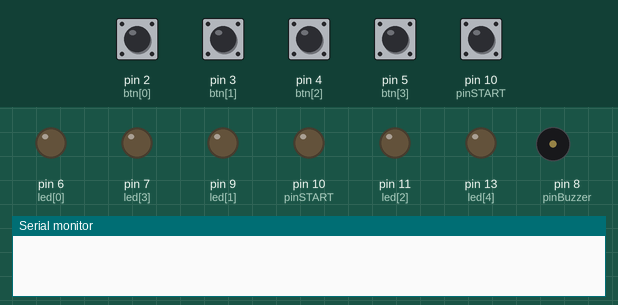
A sketch run on a simulated Arduino Uno, built with avr-gcc and run on an emulated ATmega328P. Shown: output pins drawn as LEDs (lit = HIGH), buzzer (waves = sounding), the last lines printed to the serial monitor. The inputs (shaded band) are chosen by the test bench; at power-on: pin 2 (btn[0]), pin 3 (btn[1]), pin 4 (btn[2]), pin 5 (btn[3]), pin 10 (pinSTART) HIGH.

Above: at 1.3 s.
1.4 s: pin 10 (pinSTART) pulled HIGH for 0.15 s
At 2.6 s:
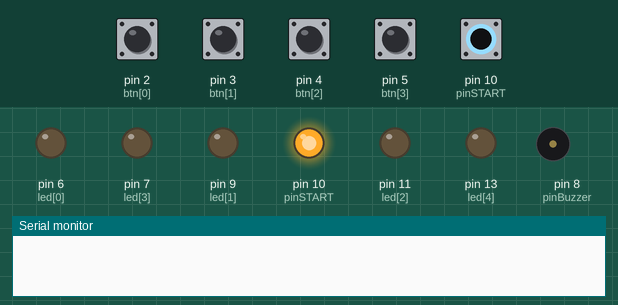
3.4 s: pin 2 (btn[0]) pulled LOW for 0.15 s
At 3.48 s:
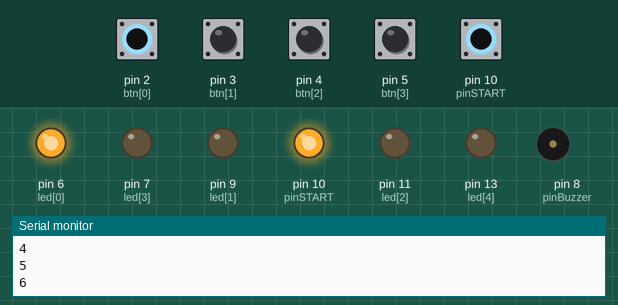
5.0 s: pin 3 (btn[1]) pulled LOW for 0.15 s
At 5.07 s:
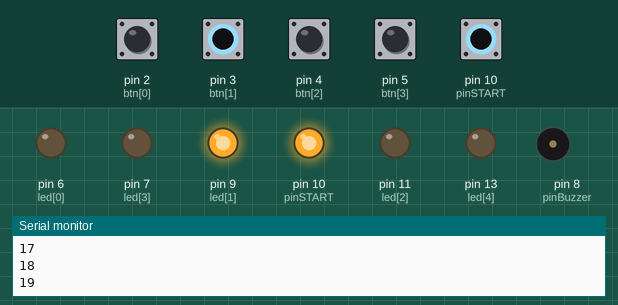
6.6 s: pin 4 (btn[2]) pulled LOW for 0.15 s
At 6.68 s:
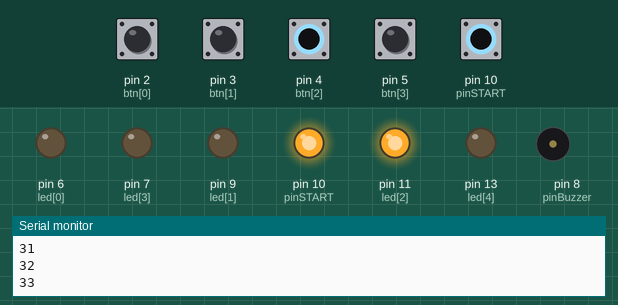
8.2 s: pin 5 (btn[3]) pulled LOW for 0.15 s
At 8.27 s:
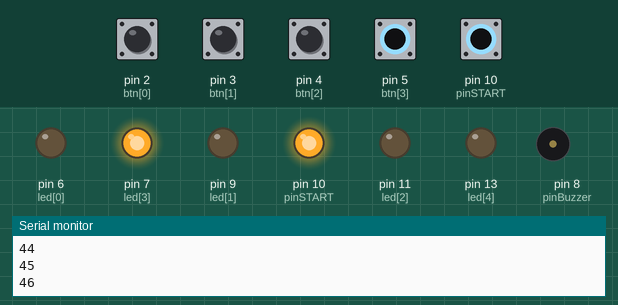
9.8 s: pin 2 (btn[0]) driven LOW and pin 3 (btn[1]) driven LOW
At 10.4 s:
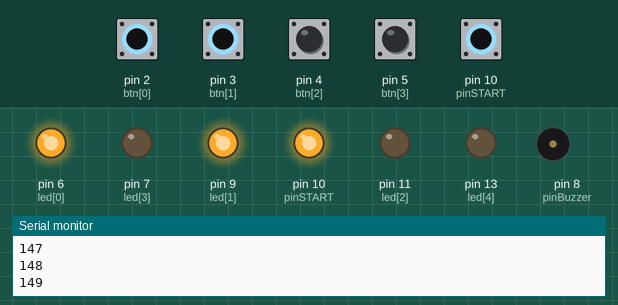
Timing chart, 0 to 12.3 s (numbered marks = the images above; inputs shaded):
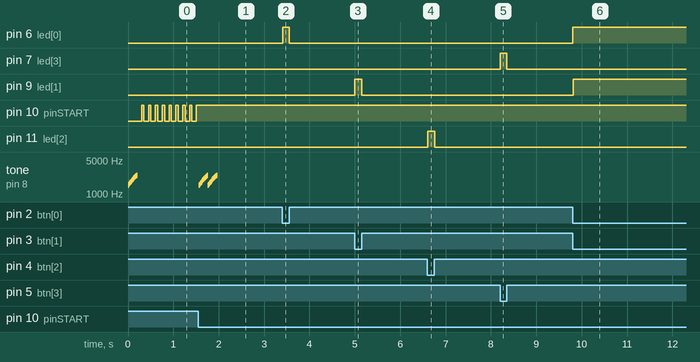

The sketch:

3.button.ino
```cpp
#include "EasyAPI.h"
int cnt=0;
int led[]={6,9,11,7,13};
int btn[]={2,3,4,5};
int mel[]={do5,re5,mi5,sol5};

void setup (){
    _start(1);
    Serial.begin(9600);
    for(int i=0;i<5;i++){
        pinMode(led[i], OUTPUT);
    }

    for(int i=0;i<4;i++){
        pinMode(btn[i], INPUT_PULLUP);
    }
}

void loop() {
    for(int i=0;i<4;i++)  {
        if(digitalRead(btn[i])== LOW) {
            digitalWrite(led[i], HIGH);
            Serial.println(cnt++);
            play(mel[i], n32);
        }else{
            digitalWrite(led[i], LOW);
        }
    }
    delay(10);
}
```

Cake_Sound_Func.h
```cpp
#define pinBuzzer  8

void _tone (float noteFrequency, long noteDuration, int silentDuration){

    //_tone(10,261,500);
    // delay(500);

      if(silentDuration==0){silentDuration=1;}

      tone(pinBuzzer, noteFrequency, noteDuration);
      delay(noteDuration);       //milliseconds to microseconds
      //noTone(PIN_Buzzer);
      delay(silentDuration);
}

void bendTones (float initFrequency, float finalFrequency, float prop, long noteDuration, int silentDuration){

  //Examples:
  //  bendTones (880, 2093, 1.02, 18, 1);
  //  bendTones (note_A5, note_C7, 1.02, 18, 0);

  if(silentDuration==0){silentDuration=1;}

  if(initFrequency < finalFrequency)
  {
      for (int i=initFrequency; i<finalFrequency; i=i*prop) {
          _tone(i, noteDuration, silentDuration);
      }

  } else{

      for (int i=initFrequency; i>finalFrequency; i=i/prop) {
          _tone(i, noteDuration, silentDuration);
      }
  }
}
void sing(int songName){
  switch(songName){

    case S_connection:
      _tone(note_E5,50,30);
      _tone(note_E6,55,25);
      _tone(note_A6,60,10);
    break;

    case S_disconnection:
      _tone(note_A6,50,30);
      _tone(note_E6,55,25);
      _tone(note_E5,50,10);
      /*
      _tone(note_E5,50,30);
      _tone(note_A6,55,25);
      _tone(note_E6,50,10);
      */
    break;

    case S_buttonPushed:
      bendTones (note_E6, note_G6, 1.03, 20, 2);
      delay(30);
      bendTones (note_E6, note_D7, 1.04, 10, 2);
    break;

    case S_mode1:
      bendTones (note_E6, note_A6, 1.02, 30, 10);  //1318.51 to 1760
    break;

    case S_mode2:
      bendTones (note_G6, note_D7, 1.03, 30, 10);  //1567.98 to 2349.32
    break;

    case S_mode3:
      _tone(note_E6,50,100); //D6
      _tone(note_G6,50,80);  //E6
      _tone(note_D7,300,0);  //G6
    break;

    case S_surprise:
      bendTones(800, 2150, 1.02, 10, 1);
      bendTones(2149, 800, 1.03, 7, 1);
    break;

    case S_OhOoh:
      bendTones(880, 2000, 1.04, 8, 3); //A5 = 880
      delay(200);

      for (int i=880; i<2000; i=i*1.04) {
           _tone(note_B5,5,10);
      }
    break;

    case S_OhOoh2:
      bendTones(1880, 3000, 1.03, 8, 3);
      delay(200);

      for (int i=1880; i<3000; i=i*1.03) {
          _tone(note_C6,10,10);
      }
    break;

    case S_cuddly:
      bendTones(700, 900, 1.03, 16, 4);
      bendTones(899, 650, 1.01, 18, 7);
    break;

    case S_sleeping:
      bendTones(100, 500, 1.04, 10, 10);
      delay(500);
      bendTones(400, 100, 1.04, 10, 1);
    break;

    case S_happy:
      bendTones(1500, 2500, 1.05, 20, 8);
      bendTones(2499, 1500, 1.05, 25, 8);
    break;

    case S_superHappy:
      bendTones(2000, 6000, 1.05, 8, 3);
      delay(50);
      bendTones(5999, 2000, 1.05, 13, 2);
    break;

    case S_happy_short:
      bendTones(1500, 2000, 1.05, 15, 8);
      delay(100);
      bendTones(1900, 2500, 1.05, 10, 8);
    break;

    case S_sad:
      bendTones(880, 669, 1.02, 20, 200);
    break;

    case S_confused: 		//혼란스러운소리
      bendTones(1000, 1700, 1.03, 8, 2);
      bendTones(1699, 500, 1.04, 8, 3);
      bendTones(1000, 1700, 1.05, 9, 10);
    break;

    case S_fart1:
      bendTones(1600, 3000, 1.02, 2, 15);
    break;

    case S_fart2:
      bendTones(2000, 6000, 1.02, 2, 20);
    break;

    case S_fart3:
      bendTones(1600, 4000, 1.02, 2, 20);
      bendTones(4000, 3000, 1.02, 2, 20);
    break;
  }
}

int delayMs = 1000;
unsigned char playSounds[] = {
  S_connection,
  S_disconnection,
  S_buttonPushed,
  S_mode1,
  S_mode2,
  S_mode3,
  S_surprise,
  S_OhOoh,
  S_OhOoh2,
  S_cuddly,
  S_sleeping,
  S_happy,
  S_superHappy,
  S_happy_short,
  S_sad,
  S_confused,
  S_fart1,
  S_fart2,
  S_fart3,
};
/*
String strPlaySoundTitleList[] = {
  "S_connection",
  "S_disconnection",
  "S_buttonPushed",
  "S_mode1",
  "S_mode2",
  "S_mode3",
  "S_surprise",
  "S_OhOoh",
  "S_OhOoh2",
  "S_cuddly",
  "S_sleeping",
  "S_happy",
  "S_superHappy",
  "S_happy_short",
  "S_sad",
  "S_confused",
  "S_fart1",
  "S_fart2",
  "S_fart3",
};
*/
```

Cake_sounds.h
```cpp
#ifndef Cake_sounds_h
#define Cake_sounds_h

//***********************************************************************************
//*********************************SOUNDS DEFINES************************************
//***********************************************************************************


// Reference:  This list was adapted from the table located here:
//    http://www.phy.mtu.edu/~suits/notefreqs.html
#define  note_C0  16.35  //C0
#define  note_Db0 17.32  //C#0/Db0
#define  note_D0  18.35  //D0
#define  note_Eb0 19.45 //D#0/Eb0
#define  note_E0  20.6  //E0
#define  note_F0  21.83  //F0
#define  note_Gb0 23.12  //F#0/Gb0
#define  note_G0  24.5  //G0
#define  note_Ab0 25.96  //G#0/Ab0
#define  note_A0  27.5  //A0
#define  note_Bb0 29.14  //A#0/Bb0

#define  note_B0  30.87  //B0
#define  note_C1  32.7  //C1
#define  note_Db1 34.65  //C#1/Db1
#define  note_D1  36.71  //D1
#define  note_Eb1 38.89  //D#1/Eb1
#define  note_E1  41.2  //E1
#define  note_F1  43.65  //F1
#define  note_Gb1 46.25  //F#1/Gb1
#define  note_G1  49 //G1
#define  note_Ab1 51.91  //G#1/Ab1
#define  note_A1  55  //A1
#define  note_Bb1 58.27  //A#1/Bb1
#define  note_B1  61.74  //B1
#define  note_C2  65.41  //C2 (Middle C)
#define  note_Db2 69.3  //C#2/Db2
#define  note_D2  73.42  //D2
#define  note_Eb2 77.78  //D#2/Eb2
#define  note_E2  82.41  //E2
#define  note_F2  87.31  //F2
#define  note_Gb2 92.5  //F#2/Gb2
#define  note_G2  98  //G2
#define  note_Ab2 103.83  //G#2/Ab2
#define  note_A2  110  //A2
#define  note_Bb2 116.54  //A#2/Bb2
#define  note_B2  123.47  //B2
#define  note_C3  130.81  //C3
#define  note_Db3 138.59  //C#3/Db3
#define  note_D3  146.83  //D3
#define  note_Eb3 155.56  //D#3/Eb3
#define  note_E3  164.81  //E3
#define  note_F3  174.61  //F3
#define  note_Gb3 185  //F#3/Gb3
#define  note_G3  196  //G3
#define  note_Ab3 207.65  //G#3/Ab3
#define  note_A3  220  //A3
#define  note_Bb3 233.08  //A#3/Bb3
#define  note_B3  246.94  //B3
#define  note_C4  261.63  //C4
#define  note_Db4 277.18  //C#4/Db4
#define  note_D4  293.66  //D4
#define  note_Eb4 311.13  //D#4/Eb4
#define  note_E4  329.63  //E4
#define  note_F4  349.23  //F4
#define  note_Gb4 369.99  //F#4/Gb4
#define  note_G4  392  //G4
#define  note_Ab4 415.3  //G#4/Ab4
#define  note_A4  440  //A4
#define  note_Bb4 466.16  //A#4/Bb4
#define  note_B4  493.88  //B4
#define  note_C5  523.25  //C5
#define  note_Db5 554.37  //C#5/Db5
#define  note_D5  587.33  //D5
#define  note_Eb5 622.25  //D#5/Eb5
#define  note_E5  659.26  //E5
#define  note_F5  698.46  //F5
#define  note_Gb5 739.99  //F#5/Gb5
#define  note_G5  783.99  //G5
#define  note_Ab5 830.61  //G#5/Ab5
#define  note_A5  880  //A5
#define  note_Bb5 932.33  //A#5/Bb5
#define  note_B5  987.77  //B5
#define  note_C6  1046.5  //C6
#define  note_Db6 1108.73  //C#6/Db6
#define  note_D6  1174.66  //D6
#define  note_Eb6 1244.51  //D#6/Eb6
#define  note_E6  1318.51  //E6
#define  note_F6  1396.91  //F6
#define  note_Gb6 1479.98  //F#6/Gb6
#define  note_G6  1567.98  //G6
#define  note_Ab6 1661.22  //G#6/Ab6
#define  note_A6  1760  //A6
#define  note_Bb6 1864.66  //A#6/Bb6
#define  note_B6  1975.53  //B6
#define  note_C7  2093  //C7
#define  note_Db7 2217.46  //C#7/Db7
#define  note_D7  2349.32  //D7
#define  note_Eb7 2489.02  //D#7/Eb7
#define  note_E7  2637.02  //E7
#define  note_F7  2793.83  //F7
#define  note_Gb7 2959.96  //F#7/Gb7
#define  note_G7  3135.96  //G7
#define  note_Ab7 3322.44  //G#7/Ab7
#define  note_A7  3520  //A7
#define  note_Bb7 3729.31  //A#7/Bb7
#define  note_B7  3951.07  //B7
#define  note_C8  4186.01  //C8
#define  note_Db8 4434.92  //C#8/Db8
#define  note_D8  4698.64  //D8
#define  note_Eb8 4978.03  //D#8/Eb8


#define S_connection 	0
#define S_disconnection 1
#define S_buttonPushed 	2
#define S_mode1 		3
#define S_mode2 		4
#define S_mode3 		5
#define S_surprise 		6
#define S_OhOoh 		7
#define S_OhOoh2 		8
#define S_cuddly 		9
#define S_sleeping 		10
#define S_happy 		11
#define S_superHappy 	12
#define S_happy_short 	13
#define S_sad 			14
#define S_confused 		15
#define S_fart1			16
#define S_fart2			17
#define S_fart3			18

#endif
```

EasyAPI.h
```cpp
#include "Cake_sounds.h"
#include "Cake_sound_Func.h"
unsigned long STtime = millis();
unsigned int bpm = 130;

#define pinBUZZER 8
#define pinSTART 10
#define START_KEY (pinMode(pinSTART,INPUT_PULLUP), delay(1),(digitalRead(10)==0))
#include <pitches.h>
void play(unsigned int sound, unsigned int note); //박자수만큼 음을 연주
void buzzer(unsigned int mel,unsigned char count, unsigned int ontime, unsigned int offtime);//부져음 횟수와 온타임오프타임지정
void melody(unsigned int data);
void boot_melody(int count);    			// 부팅멜로디 함수
void start_melody(unsigned int note);   	// 도레미파솔라시도 5옥타브
void end_melody(unsigned int note);     	// 도시라솔파미레도 5옥타브
void level_up_melody(unsigned int note);	//도미솔도
void level_down_melody(unsigned int note);	//도솔미도

void timer(int offset);         // 타이머초기화
unsigned long timer_read(void); // 타이머경과시간 읽기


void _boot_melody(int count){
    for(int j =0;j <count;j ++){
        for(int i =1500;i < 2500;i =i +50){
            tone(pinBUZZER,i,20);delay(10);
        }

      }
     noTone(pinBUZZER);
}
void _start(int no){
    pinMode(pinBUZZER,OUTPUT);
    pinMode(pinSTART,INPUT_PULLUP);
    _boot_melody(1);
    while(!START_KEY){
        pinMode(pinSTART,OUTPUT);
        digitalWrite(pinSTART,LOW);delay(100);
        digitalWrite(pinSTART,HIGH);delay(50);

        if(no ==0) break;
    }
    _boot_melody(2);
}

void play(unsigned int sound, unsigned int note){
    if(!START_KEY) {
		note*=(bpm_offset/bpm);
		tone(pinBUZZER, sound, note);
		//tone(pinBUZZER, sound);
		delay(note*1.00);
	}
    noTone(pinBUZZER);
	pinMode(pinBUZZER,INPUT_PULLUP);
}
void play_(unsigned int sound, unsigned int note){
	if(sound==0) delay(note*1.00);
	else{
    if(!START_KEY) {
		note*=(bpm_offset/bpm);
		tone(pinBUZZER, sound);
		delay(note*1.00);
	}
    //noTone(pinBUZZER);
	//pinMode(pinBUZZER,INPUT_PULLUP);
	}
}
void buzzer(unsigned int mel,unsigned char count, unsigned int ontime, unsigned int offtime){
    for(int i=0;i<count;i++){
		if(START_KEY) break;
        tone(pinBUZZER, mel); delay(ontime);
        noTone(pinBUZZER);    delay(offtime);
    }
	pinMode(pinBUZZER,INPUT_PULLUP);
}
void melody(unsigned int data){
    (data==0)? noTone(pinBUZZER) : tone(pinBUZZER, data);
    //if(data==1) melody((500+timer_read())*700); //헬리콥터

}

void start_melody(unsigned int note){
    int melody[]={NOTE_C5, NOTE_D5, NOTE_E5, NOTE_F5, NOTE_G5, NOTE_A5, NOTE_B5, NOTE_C6,0};
    note*=(bpm_offset/bpm);
	for (int thisNote = 0; thisNote < 9; thisNote++) {
		if(START_KEY) break;
        tone(pinBUZZER, melody[thisNote], note);
        delay(note);
        noTone(pinBUZZER);
    }
	pinMode(pinBUZZER,INPUT_PULLUP);
}
void end_melody(unsigned int note){
    int melody[]={NOTE_C6, NOTE_B5, NOTE_A5, NOTE_G5, NOTE_F5, NOTE_E5, NOTE_D5, NOTE_C5,0};
    note*=(bpm_offset/bpm);
	for (int thisNote = 0; thisNote < 9; thisNote++) {
        if(START_KEY) break;
		tone(pinBUZZER, melody[thisNote], note);

		delay(note);
        noTone(pinBUZZER);
    }
	pinMode(pinBUZZER,INPUT_PULLUP);
}
void level_up_melody(unsigned int note){
    int melody[]={NOTE_C5, NOTE_E5, NOTE_G5, NOTE_C6, 0};
	note*=(bpm_offset/bpm);
    for (int thisNote = 0; thisNote < 5; thisNote++) {
        if(START_KEY) break;
		tone(pinBUZZER, melody[thisNote], note);
        delay(note);
        noTone(pinBUZZER);
    }
	pinMode(pinBUZZER,INPUT_PULLUP);
}
void level_down_melody(unsigned int note){
    int melody[]={NOTE_C6, NOTE_G5, NOTE_E5, NOTE_C5, 0};
	note*=(bpm_offset/bpm);
    for (int thisNote = 0; thisNote < 5; thisNote++) {
        if(START_KEY) break;
		tone(pinBUZZER, melody[thisNote], note);
        delay(note);
        noTone(pinBUZZER);
    }
	pinMode(pinBUZZER,INPUT_PULLUP);
}

void timer(int offset){
    STtime = millis()+offset;
}

unsigned long timer_read(void){
    return millis()-STtime;
}
```

Measured:
- after the input at 1.4 s, pin 10 (pinSTART): goes on until 1.5 s, then stays HIGH; tone on pin 8 (pinBuzzer): plays 1500 Hz for 0.01 s, 1550 Hz for 0.01 s, 1600 Hz for 0.01 s, 1650 Hz for 0.01 s, 1700 Hz for 0.01 s, 1750 Hz for 0.01 s … (40 notes in this stretch), starting after 0.16 s
- after the input at 3.4 s, pin 6 (led[0]): LOW → HIGH at once, → LOW 0.15 s later
- after the input at 5.0 s, pin 9 (led[1]): LOW → HIGH at once, → LOW 0.16 s later
- after the input at 6.6 s, pin 11 (led[2]): LOW → HIGH at once, → LOW 0.16 s later
- after the input at 8.2 s, pin 7 (led[3]): LOW → HIGH at once, → LOW 0.15 s later
- after the input at 9.8 s, pin 6 (led[0]), pin 9 (led[1]): LOW → HIGH at once
